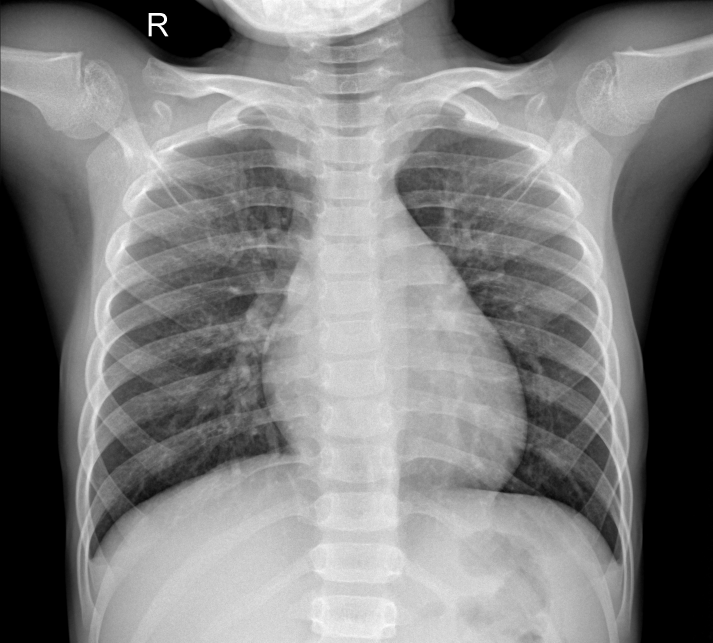
#> input picture images/normal/IM-0143-0001.jpeg, 2138 x 1928 px (shown at 1/3 size); its folder holds only this picture in this run
$ python agent.py
#> lines starting #> are read from the running program, lines starting #| are printed output that depends on the picture
import os
import numpy as np
from PIL import Image
from sklearn.svm import SVC
import matplotlib.pyplot as plt

CAMINHO_BASE = "images"
TAMANHO_IMAGEM = (64, 64)

def carregar_imagem(caminho, tamanho=TAMANHO_IMAGEM):
#> called with caminho = 'images/normal/IM-0143-0001.jpeg', tamanho = (64, 64)
    try:
        img = Image.open(caminho).convert("L")  # tons de cinza (raio-X)
#> img is the input picture: PIL image 2138x1928 L; min 0, max 255, mean 126.4
        img = img.resize(tamanho)
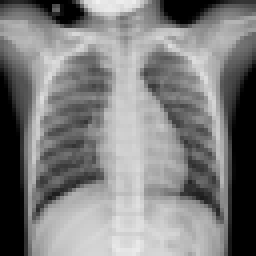
#> img: PIL image 64x64 L (shown 4 times larger); min 0, max 241, mean 126.5
        return np.asarray(img).flatten() / 255.0
    except:
        return None

print("Carregando imagens...")
X = []
y = []

for classe, rotulo in [("normal", 0), ("pneumonia", 1)]:
    pasta = os.path.join(CAMINHO_BASE, classe)
    for arquivo in os.listdir(pasta):
        if arquivo.lower().endswith((".jpg", ".png", ".jpeg")):
            caminho_img = os.path.join(pasta, arquivo)
            vetor = carregar_imagem(caminho_img)
#> vetor = 4096 values, max 0.945 at index 24, min 0 at index 10, mean 0.496
            if vetor is not None:
                X.append(vetor)
                y.append(rotulo)
#> pass 2 of the loop `for classe, rotulo in [("normal", 0), ("pneumonia", 1)]:`:
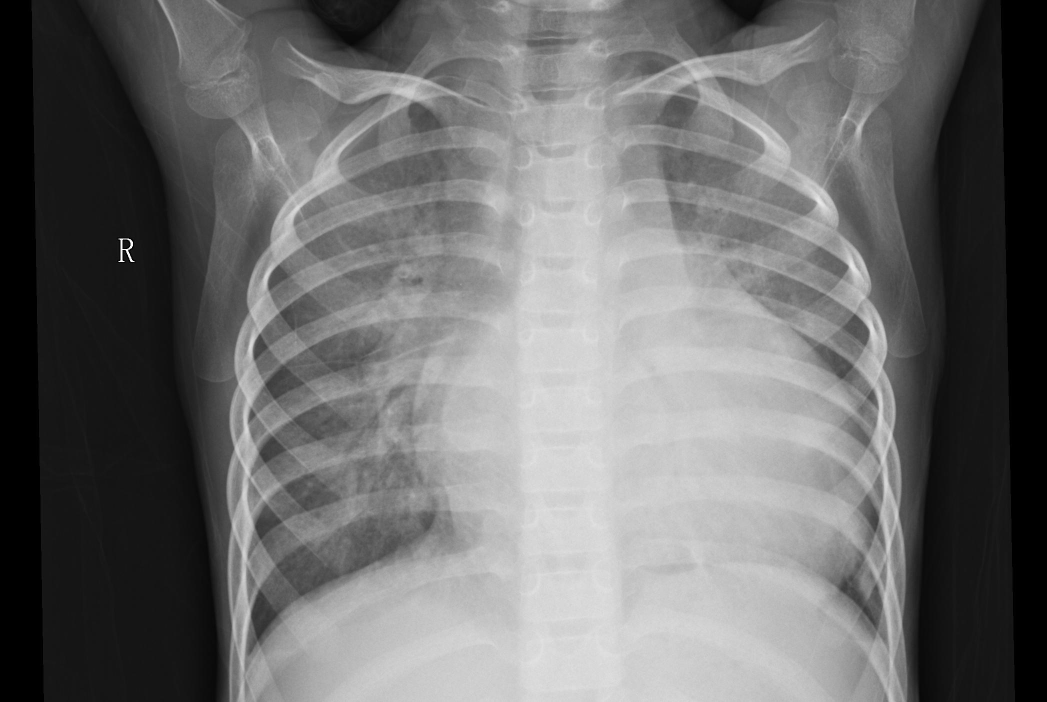
#> input picture images/pneumonia/person1038_bacteria_2972.jpeg, 2093 x 1404 px (shown at 1/2 size)
#> in carregar_imagem, img is the input picture: PIL image 2093x1404 L; min 0, max 255, mean 109.7
#> in carregar_imagem (call 2), `img = img.resize(tamanho)`:
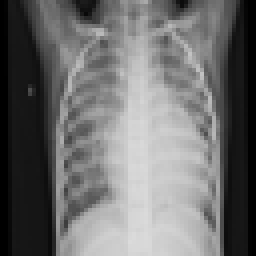
#> img: PIL image 64x64 L (shown 4 times larger); min 0, max 219, mean 109.8
#> vetor = 4096 values, max 0.859 at index 3872, min 0 at index 0, mean 0.43

X = np.array(X)
y = np.array(y)

print(f"{X.shape[0]} imagens carregadas")
#| 2 imagens carregadas

modelo = SVC(kernel='rbf', gamma='scale', class_weight='balanced')
modelo.fit(X, y)

print("Modelo treinado com sucesso!")

IMG_TESTE = "teste.jpeg"

img_teste = carregar_imagem(IMG_TESTE)
#> call 3 of carregar_imagem, with caminho = 'teste.jpeg', tamanho = (64, 64)
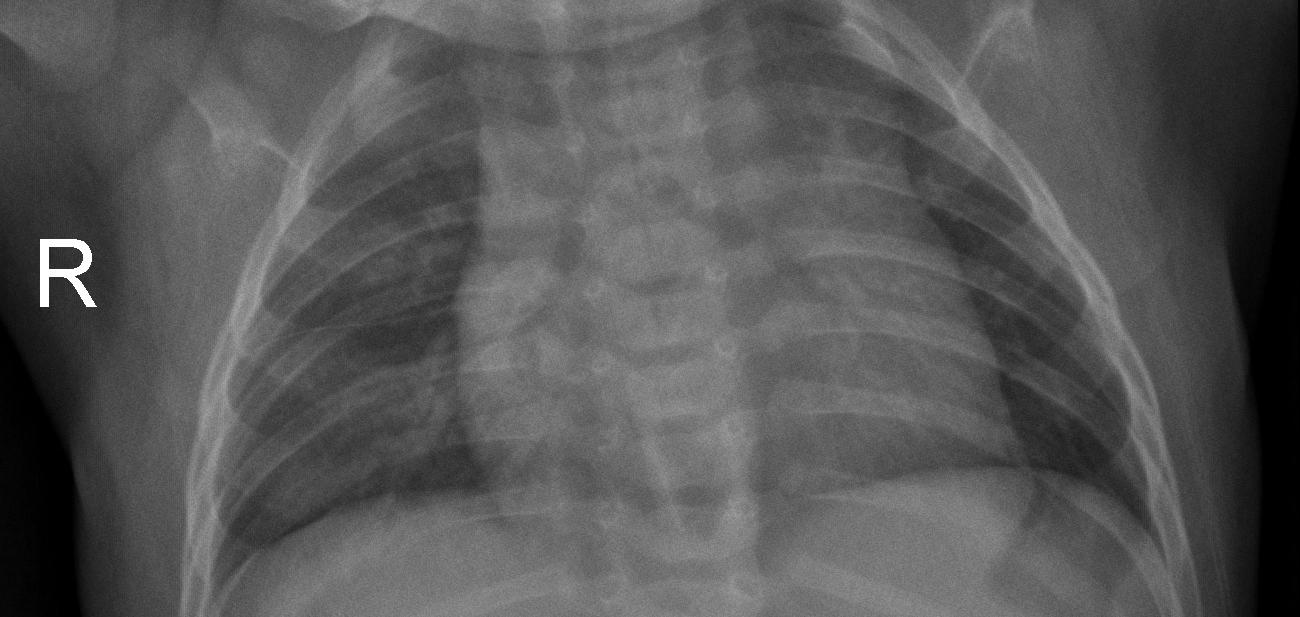
#> input picture teste.jpeg, 1300 x 617 px
#> in carregar_imagem, img is the input picture: PIL image 1300x617 L; min 0, max 255, mean 86.5
#> in carregar_imagem (call 3), `img = img.resize(tamanho)`:
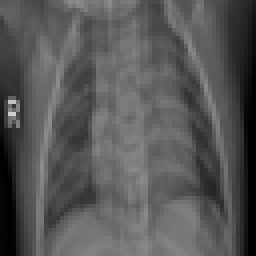
#> img: PIL image 64x64 L (shown 4 times larger); min 0, max 208, mean 86.5
#> img_teste = 4096 values, max 0.816 at index 1795, min 0 at index 1407, mean 0.339

if img_teste is not None:
    resultado = modelo.predict([img_teste])
#> resultado = [1]

    print("\nResultado da análise:")
    if resultado[0] == 1:
        print("Este paciente TEM pneumonia.")
    else:
        print("Este paciente NÃO tem pneumonia.")

    # Exibe a imagem
    img_visual = Image.open(IMG_TESTE).convert("L")
    plt.imshow(img_visual, cmap="gray")
    plt.title("Raio-X analisado")
    plt.axis("off")
    plt.show()
else:
    print("Erro ao carregar imagem de teste.")
